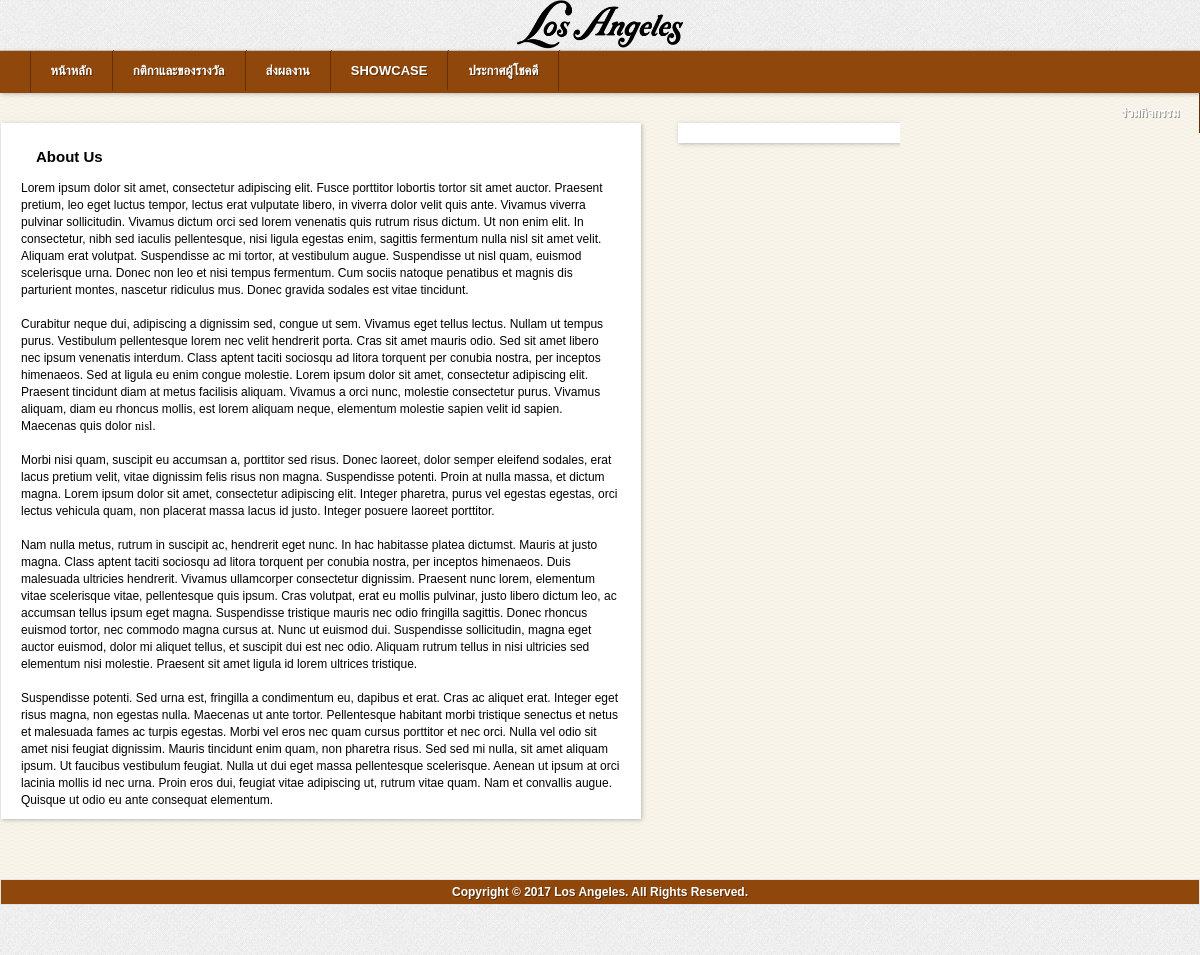
The page /backend/aboutus.php on the database its author committed.
### tables this page shows
CREATE TABLE `pages` (
  `id` int(11) NOT NULL,
  `page` longtext NOT NULL,
  PRIMARY KEY (`id`)
);

CREATE TABLE `settings` (
  `id` int(1) NOT NULL,
  `name` varchar(100) NOT NULL,
  `siteurl` varchar(500) NOT NULL,
  `keywords` varchar(255) NOT NULL,
  `descrp` varchar(255) NOT NULL,
  `email` varchar(100) NOT NULL,
  `fbpage` varchar(900) NOT NULL,
  `twitter` varchar(500) NOT NULL,
  `pinterest` varchar(500) NOT NULL,
  `google_plus` varchar(500) NOT NULL,
  `template` varchar(255) NOT NULL,
  `site_hits` int(11) NOT NULL,
  PRIMARY KEY (`id`)
);

### backend/aboutus.php (the view, shortened to what this page needs)
<?php include('header.php');?>
<div class="wrapper">
<div class="left-box">
<div class="post-box">
<?php
if($pages = $mysqli->query("SELECT * FROM  pages WHERE id='1'")){
    $pagerow = mysqli_fetch_array($pages);
}else{
     printf("Error: %s\n", $mysqli->error);
}
?>
<div class="ptitle-bar"><h1>About Us</h1></div>
<p><?php echo $pagerow['page'];?></p>
</div>
</div>
<div class="right-box">
<?php if(!empty($FbPage)){ ?>
<div class="r-box">
</div>
<?php }?>
</div>
</div>
<?php include('footer_other.php');?>

### backend/footer_other.php
</div>
<footer>
<div class="ft-div">
<div class="CopyRight">Copyright &#169; <?php echo date("Y");?> <?php echo $settings['name'];?>. All Rights Reserved.</div>
</div>
</footer>
</body>
</html>

### backend/templates/fusion/css/style.css (style rules this page uses)
body { margin:0; background: url(../images/bg.png) repeat #eae5d8; font-family: Arial, "Helvetica", sans-serif; font-size:12px; }
h1, h2, h3, h4, h5, h6 { margin: 0; padding: 0; }
p { line-height:17px; font-weight:normal; margin: 0; padding: 0; }
.ptitle-bar h1 { font-size:15px; font-weight:bold; padding:15px; }
.wrapper { width:1020px; margin:0 auto; overflow:hidden; padding:0; }
.left-box { float:left; width:650px; padding:10px 1px; overflow:hidden; }
.right-box { float:right; width:350px; padding:10px 2px; overflow:hidden; }
.post-box { width:600px; overflow:hidden; background-color:#FFF; -webkit-box-shadow: 1px 1px 4px rgba(36, 50, 50, 0.3); -moz-box-shadow:1px 1px 4px rgba(36, 50, 50, 0.3); box-shadow:1px 1px 4px rgba(36, 50, 50, 0.3); padding:10px 20px; margin-bottom:20px; }
.r-box { width:300px; background-color:#FFF; -webkit-box-shadow: 1px 1px 4px rgba(36, 50, 50, 0.3); -moz-box-shadow:1px 1px 4px rgba(36, 50, 50, 0.3); box-shadow:1px 1px 4px rgba(36, 50, 50, 0.3); padding:10px 20px; float:right; margin-bottom:10px; overflow:hidden; }
.ft-div { background:url(../images/bg_other.jpg) repeat #e2e1dd; height:76px; margin-top:10px; }
.CopyRight { text-align:center; font-weight:bold; overflow:hidden; border:1px solid #e3e3e3; background-color: #90470b; padding:5px; color:#FFF; text-shadow:1px 1px 0 rgba(0,0,0, 0.4); }

### rows shown on the page
pages: page "Lorem ipsum dolor sit amet, consectetur adipiscing elit. Fusce porttitor lobortis tortor sit amet auctor. Praesent pretium, leo eget luctus tempor, lectus erat vulputate libero, in viverra dolor velit quis ante. Vivamus viverra pulvinar sollicitudin. Vivamus dictum orci sed lorem venenatis quis rutrum risus dictum. Ut non enim elit. In consectetur, nibh sed iaculis pellentesque, nisi ligula egestas enim, sagittis fermentum nulla nisl sit amet velit. Aliquam erat volutpat. Suspendisse ac mi tortor, at vestibulum augue. Suspendisse ut nisl quam, euismod scelerisque urna. Donec non leo et nisi tempus fermentum. Cum sociis natoque penatibus et magnis dis parturient montes, nascetur ridiculus…"
settings: name "Los Angeles"
